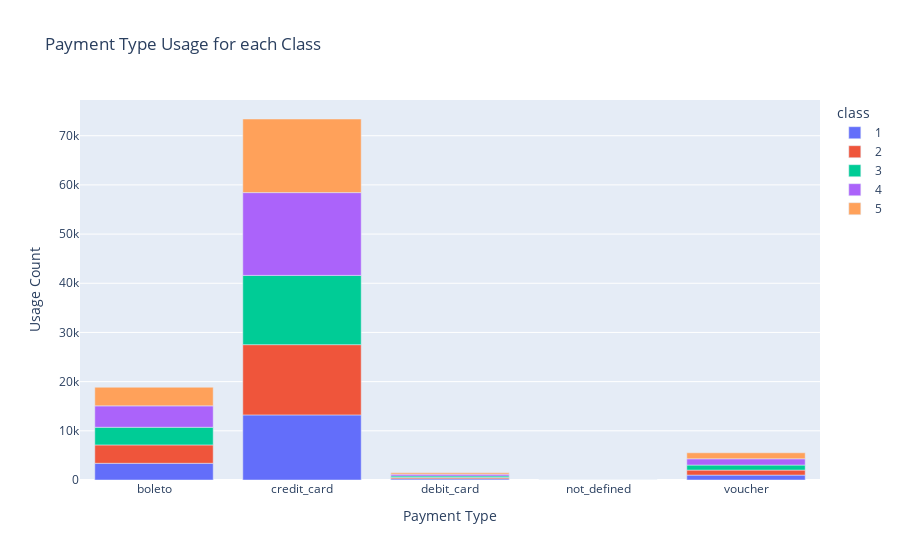

Source (notebook cell):
### Code cell
fig = px.bar(rfm_payment, 
             x='payment_type', 
             y='Counts', 
             color='class',
             title='Payment Type Usage for each Class',
             labels={'payment_type': 'Payment Type', 'Counts': 'Usage Count'})
fig.show()

### Figure 1 — Plotly figure (JSON) as saved in the notebook; plotly's stock layout.template omitted (floating-point values rounded to 4 significant figures)
{"data": [{"alignmentgroup": "True", "hovertemplate": "class=1<br>Payment Type=%{x}<br>Usage Count=%{y}<extra></extra>", "legendgroup": "1", "marker": {"color": "#636efa", "pattern": {"shape": ""}}, "name": "1", "offsetgroup": "1", "orientation": "v", "showlegend": true, "textposition": "auto", "type": "bar", "x": ["boleto", "credit_card", "debit_card", "not_defined", "voucher"], "xaxis": "x", "y": [3397, 13232, 240, 1, 997], "yaxis": "y"}, {"alignmentgroup": "True", "hovertemplate": "class=2<br>Payment Type=%{x}<br>Usage Count=%{y}<extra></extra>", "legendgroup": "2", "marker": {"color": "#EF553B", "pattern": {"shape": ""}}, "name": "2", "offsetgroup": "2", "orientation": "v", "showlegend": true, "textposition": "auto", "type": "bar", "x": ["boleto", "credit_card", "debit_card", "voucher"], "xaxis": "x", "y": [3735, 14288, 270, 1018], "yaxis": "y"}, {"alignmentgroup": "True", "hovertemplate": "class=3<br>Payment Type=%{x}<br>Usage Count=%{y}<extra></extra>", "legendgroup": "3", "marker": {"color": "#00cc96", "pattern": {"shape": ""}}, "name": "3", "offsetgroup": "3", "orientation": "v", "showlegend": true, "textposition": "auto", "type": "bar", "x": ["boleto", "credit_card", "debit_card", "voucher"], "xaxis": "x", "y": [3588, 14081, 308, 1021], "yaxis": "y"}, {"alignmentgroup": "True", "hovertemplate": "class=4<br>Payment Type=%{x}<br>Usage Count=%{y}<extra></extra>", "legendgroup": "4", "marker": {"color": "#ab63fa", "pattern": {"shape": ""}}, "name": "4", "offsetgroup": "4", "orientation": "v", "showlegend": true, "textposition": "auto", "type": "bar", "x": ["boleto", "credit_card", "debit_card", "not_defined", "voucher"], "xaxis": "x", "y": [4352, 16829, 365, 2, 1276], "yaxis": "y"}, {"alignmentgroup": "True", "hovertemplate": "class=5<br>Payment Type=%{x}<br>Usage Count=%{y}<extra></extra>", "legendgroup": "5", "marker": {"color": "#FFA15A", "pattern": {"shape": ""}}, "name": "5", "offsetgroup": "5", "orientation": "v", "showlegend": true, "textposition": "auto", "type": "bar", "x": ["boleto", "credit_card", "debit_card", "voucher"], "xaxis": "x", "y": [3785, 14969, 270, 1218], "yaxis": "y"}], "layout": {"barmode": "relative", "legend": {"title": {"text": "class"}, "tracegroupgap": 0}, "title": {"text": "Payment Type Usage for each Class"}, "xaxis": {"anchor": "y", "domain": [0, 1], "title": {"text": "Payment Type"}}, "yaxis": {"anchor": "x", "domain": [0, 1], "title": {"text": "Usage Count"}}}}
